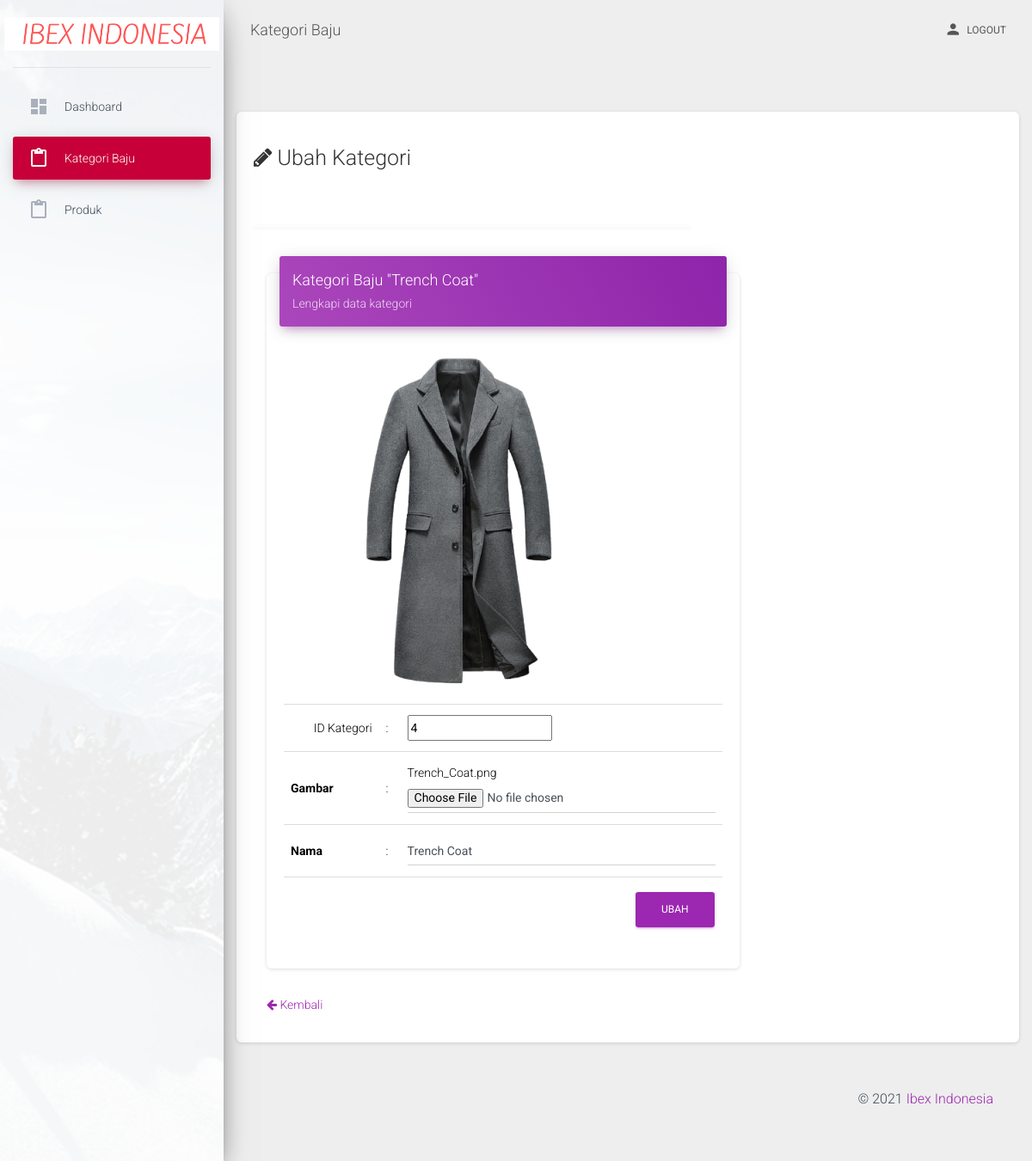
The page /admin/editKategori/4 on the database its author committed.
### tables this page shows
CREATE TABLE `kategori_baju` (
  `id_kategori` int(5) NOT NULL,
  `nama` varchar(25) NOT NULL,
  `gambar` varchar(255) NOT NULL
);

### application/controllers/admin.php (called while the page is built, shortened)
<?php
class admin extends CI_Controller
{
    public function __construct()
    {
        $this->load->model('ibexstore_model');
    }
    public function editKategori($id_kategori)
    {
        $data['title'] = 'Ibex Store | Edit Kategori';
        $data['kategori'] = $this->ibexstore_model->getKategoriId($id_kategori);
        $this->form_validation->set_rules('nama', 'nama', 'required');
        if ($this->form_validation->run() == FALSE) {
            $this->load->view('ibexstore/admin/edit_kategori',$data);
        }
    }
}
?>

### index.php (called while the page is built, shortened)
<?php
require_once BASEPATH.'core/CodeIgniter.php';

### application/models/ibexstore_model.php (called while the page is built, shortened)
<?php
class ibexstore_model extends CI_Model
{
    public function getKategoriId($id_kategori)
    {
        return $this->db->get_where('kategori_baju',['id_kategori' => $id_kategori])->result_array();
    }
}
?>

### application/views/ibexstore/admin/edit_kategori.php (the view, shortened to what this page needs)
<!DOCTYPE html>
<html lang="en">
    <head>
        <link rel="stylesheet" href="https://maxcdn.bootstrapcdn.com/font-awesome/latest/css/font-awesome.min.css">
        <link href="<?php echo base_url('assets/admin/css/material-dashboard.css');?>" rel="stylesheet" />
        <link href="<?php echo base_url('assets/admin/datatables/dataTables.bootstrap4.min.css');?>" rel="stylesheet">
    </head>
    <body class="">
    <div class="wrapper ">
        <div class="sidebar" data-color="azure" data-background-color="white" data-image="<?php echo base_url('assets/admin/img/sidebar-1.jpg');?>">
        <div class="logo"><a href="<?php echo base_url(); ?>admin/dashboard" class="simple-text logo-normal">
            <img src="<?php echo base_url('assets/img/logo.png');?>" width="250px">
            </a></div>
        <div class="sidebar-wrapper">
            <ul class="nav">
                <li class="nav-item">
                    <a class="nav-link" href="<?php echo base_url(); ?>admin/dashboard">
                    <i class="material-icons">dashboard</i>
                    <p>Dashboard</p>
                    </a>
                </li>
                <li class="nav-item active">
                    <a class="nav-link" href="<?php echo base_url(); ?>admin/kategori">
                    <i class="material-icons">content_paste</i>
                    <p>Kategori Baju</p>
                    </a>
                </li>
                <li class="nav-item ">
                    <a class="nav-link" href="<?php echo base_url(); ?>admin/produk">
                    <i class="material-icons">content_paste</i>
                    <p>Produk</p>
                    </a>
                </li>
            </ul>
        </div>
        </div>
        <div class="main-panel">
        <nav class="navbar navbar-expand-lg navbar-transparent navbar-absolute fixed-top ">
            <div class="container-fluid">
            <div class="navbar-wrapper">
                <a class="navbar-brand" href="<?php echo base_url(); ?>admin/kategori">Kategori Baju</a>
            </div>
            <div class="collapse navbar-collapse justify-content-end">
                <ul class="navbar-nav">
                    <li class="nav-item dropdown">
                        <a class="nav-link" href="<?php echo base_url(); ?>admin/logout" id="navbarDropdownProfile" data-toggle="dropdown" aria-haspopup="true" aria-expanded="false">
                        <i class="material-icons">person</i> Logout
                        </a>
                    </li>
                </ul>
            </div>
            </div>
        </nav>
        <?php foreach ($kategori as $k):?>
        <div class="content">
            <div class="card shadow mb-4">
                <div class="card-header py-3">
                <h6 class="m-0 font-weight-bold text-primary">
                <h1 class="h3 mb-2 text-gray-800"><i class="fa fa-pencil"></i> Ubah Kategori</h1><br>
                    <div class="card shadow mb-4 col-md-7" align="center">
                </div>
                <div class="container-fluid">
                    <div class="row">
                        <div class="col-md-8">
                        <div class="card">
                            <div class="card-header card-header-primary">
                            <h4 class="card-title">Kategori Baju "<?= $k['nama']; ?>"</h4>
                            <p class="card-category">Lengkapi data kategori</p>
                            </div>
                            <div class="card-body">
                            <form action="" method="post" enctype="multipart/form-data">
                                <div class="row">
                                <div class="col-md-12">
                                    <table class="table table-bordeless" width="70%" cellspacing="0" style="color: black">
                                        <tbody>
                                        <tr>
                                            <td colspan="3"><img src="<?= base_url().'assets/img/'.$k['gambar']; ?>" width = 400px height = 400px></i></td>
                                        </tr>
                                        <tr>
                                            <td class="text-right">ID Kategori</td>
                                            <td>:</td>
                                            <td><input name="id_kategori" id="id_kategori" type="number" size="5" value="<?= $k['id_kategori']; ?>" readonly></td>
                                        </tr>
                                        <tr>
                                        <th>Gambar </th>
                                        <td>:</td>
                                        <td>
                                        <input type="hidden" name="gambarLama" value="<?= $k['gambar'] ?>"><?= $k['gambar'] ?>
                                        <input type="file" class="form-control" name="gambar" id="gambar"></td>
                                        </tr>
                                        <tr>
                                        <th>Nama </th>
                                        <td>:</td>
                                        <td><input type="text" class="form-control" name="nama" id="nama" value="<?= $k['nama']; ?>"></td>
                                        </tr>
                                        <tr>
                                            <td colspan="3"><button type="submit" name="submit" class="btn btn-primary pull-right">Ubah</button></td>
                                        </tr>
                                        </div>
                            </div>
                            </div>
                        </div>
                        </div>
                    </div>
                </div>
                <p text-danger><a href="<?php echo base_url(); ?>admin/kategori"><i class="fa fa-arrow-left" aria-hidden="true"></i> Kembali</a></p>
                </div>
            </div>
        </div>
        <?php endforeach; ?>
        <footer class="footer">
            <div class="container-fluid">
            <div class="copyright float-right">
                &copy;
                 <a href="<?php echo base_url(); ?>admin/dashboard"> Ibex Indonesia</a>
            </div>
            </div>
        </footer>
        </div>
    </div>
    </body>
</html>

### rows shown on the page
kategori_baju: nama "Trench Coat", gambar (picture), id_kategori "4", gambar "Trench_Coat.png"
